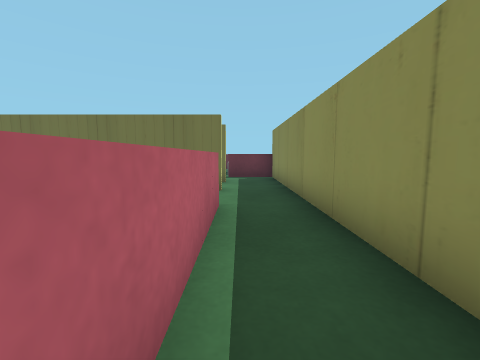
view 1 (above)

24 first-person views from a walk through a scene from a Unity 3-D project. The camera is 0.48 m above the floor, tilts 6° down and sees 90° across. The floor is counted in squares, 0.5 m on a side. Each view is taken from the middle of a square. On the plan, view 1 faces up. The plan holds only what a view shows up to about 10 squares ahead; the rest is blank. The player is left out. Some surface patterns are stand-ins.

view 2
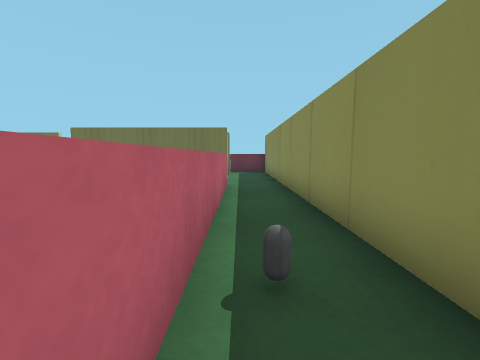

view 3
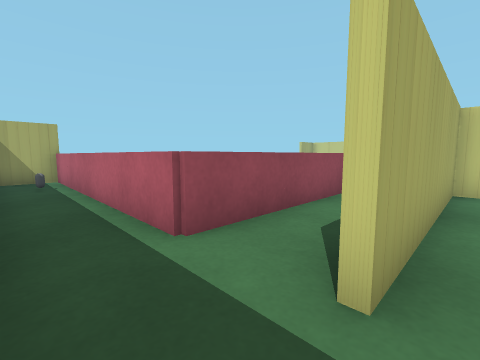

view 4
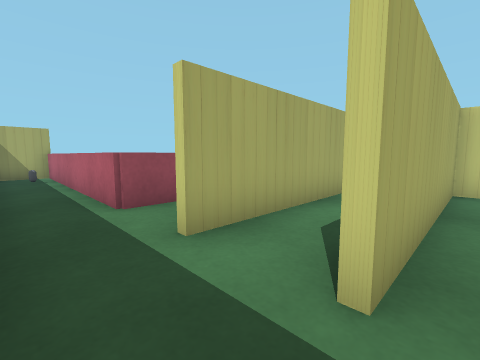

view 5
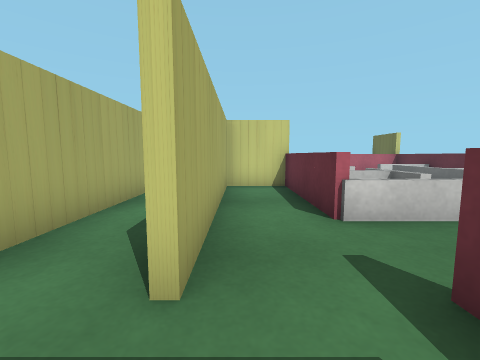

view 6
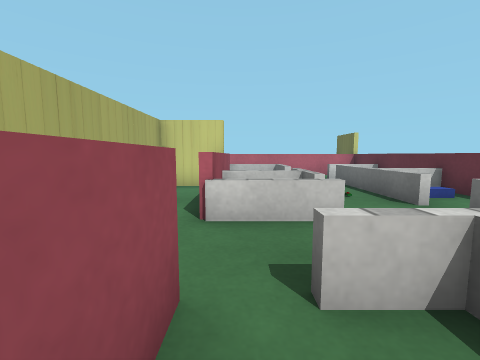

view 7
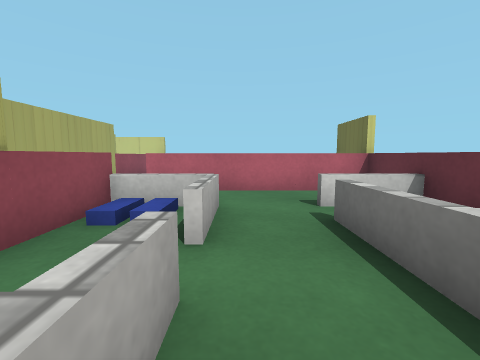

view 8
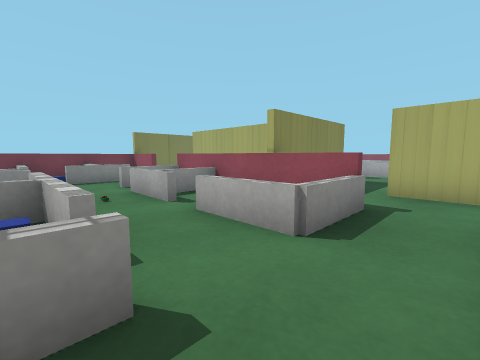

view 9
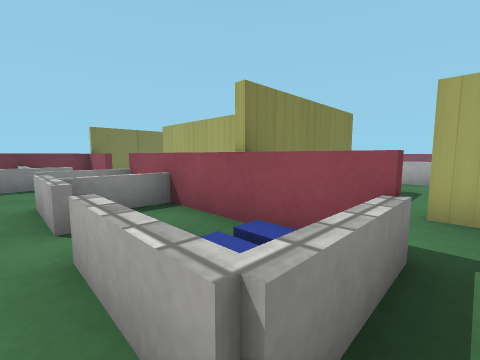

view 10
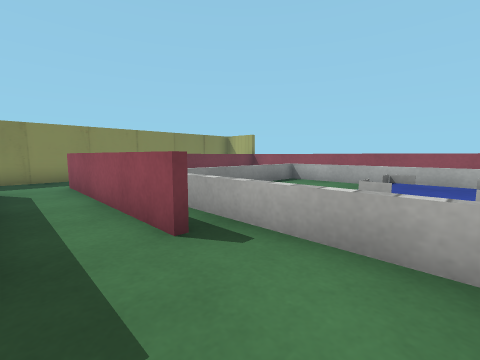

view 11
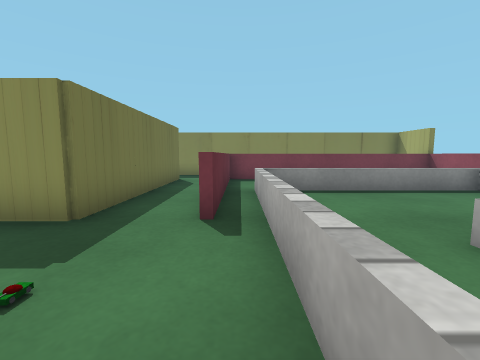

view 12
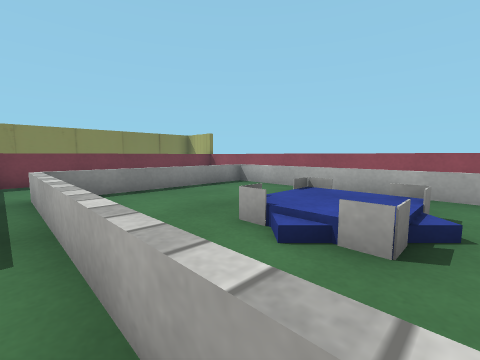

view 13
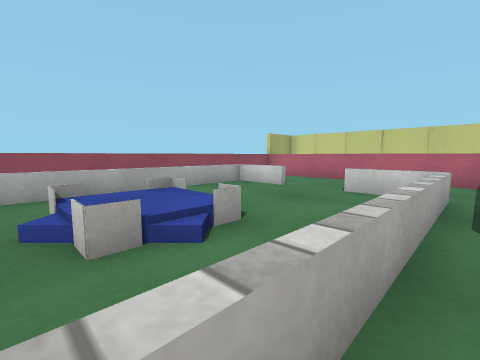

view 14
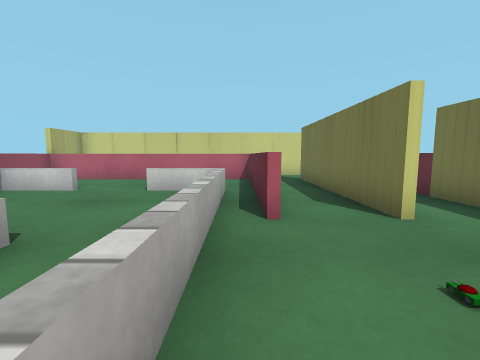

view 15
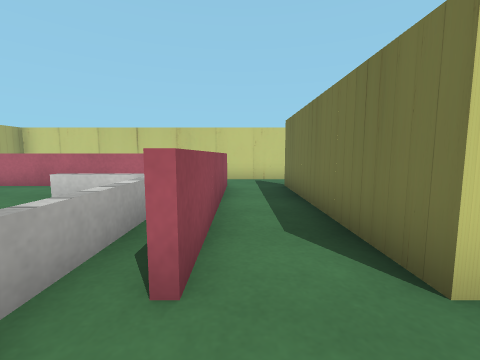

view 16
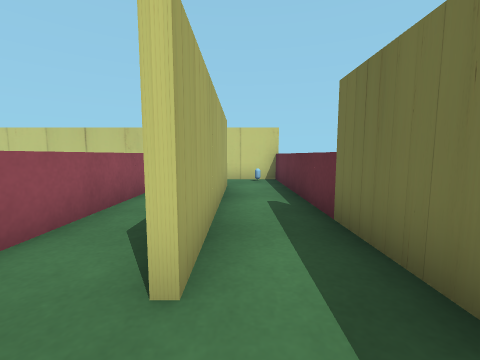

view 17
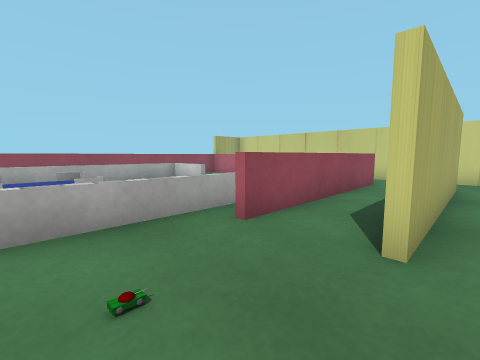

view 18
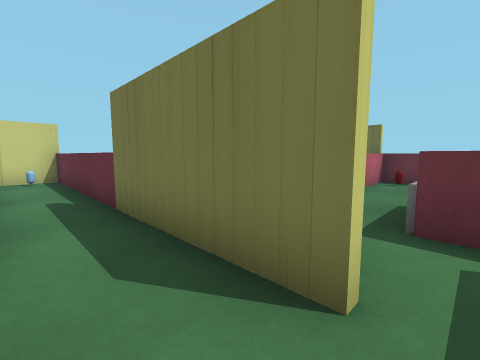

view 19
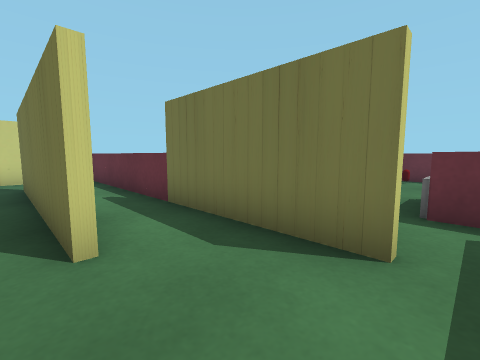

view 20
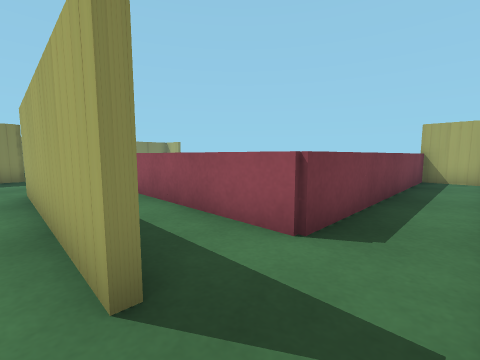

view 21
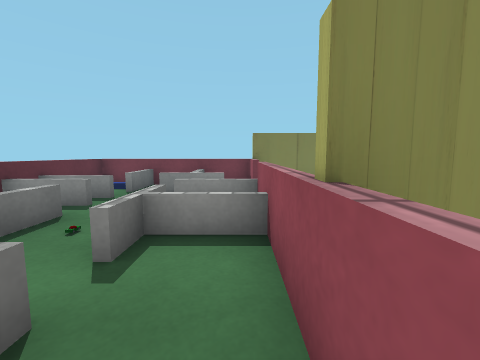

view 22
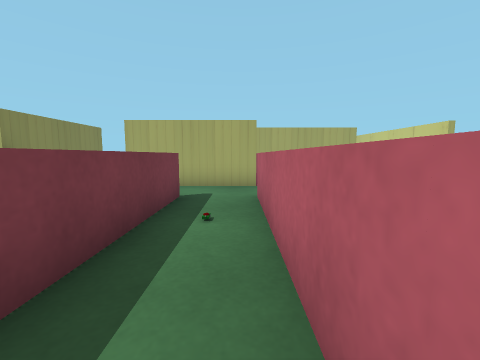

view 23
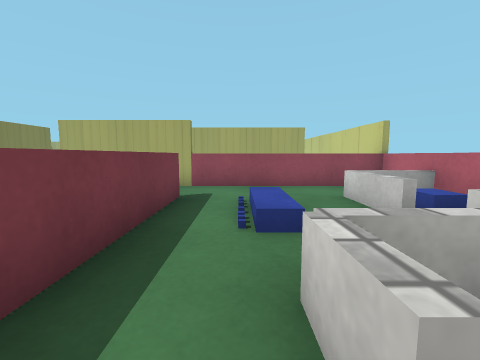

view 24
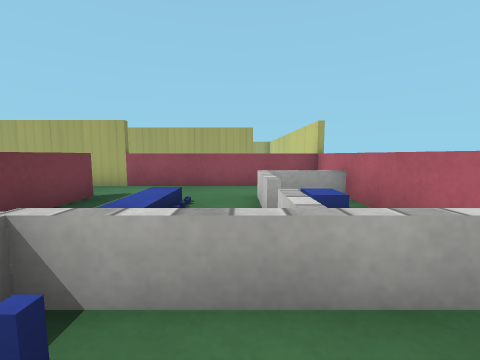

### Floor plan
Key: @ floor where view 1 was taken; # wall or solid block; . floor; / step, stairs or slope; = window, fence, low wall or low ledge; C grey capsule; O other object.
Columns run from 19 left of view 1 to 2 right of it. Each row starts with its distance up from view 1.
 17        ######    ####
 16    . .#.#O=..=###=.. #
 15  O.=O.#.#.=..=====.. #
 14  ===..#.#...====...==#
 13 #   ..#.#.........==##
 12 #.=...#.#.===.===.===#
 11 #.=...#.#..//.=#=....#
 10 #==........=#####..###
  9 #...........#........#
  8 ###########.#######..#
  7 #...........##.......#
  6 #..######....######..#
  5 #....................#
  4 #.#######....######..#
  3 #.#  ============ #..#
  2 #.#  ==........== #..#
  1 #.# .==...  ...== #..#
  0 #.##.##...  ...== #@.#
 -1 #.##.==........== #C.#
 -2 #.##.============ #..#
 -3 #.#################..
 -4 ###               ###

Where each view was taken, in squares from view 1:
view 1: 0 up, 0 right, facing up
view 2: 3 down, 0 right, facing up
view 3: 7 up, 1 right, facing down-left
view 4: 9 up, 1 right, facing down-left
view 5: 9 up, 1 right, facing left
view 6: 11 up, 1 right, facing left
view 7: 13 up, 4 left, facing left
view 8: 15 up, 10 left, facing down-right
view 9: 13 up, 9 left, facing down-right
view 10: 6 up, 9 left, facing down-right
view 11: 4 up, 10 left, facing right
view 12: 4 up, 10 left, facing down-right
view 13: 4 up, 7 left, facing down-left
view 14: 4 up, 7 left, facing left
view 15: 5 up, 9 left, facing left
view 16: 7 up, 9 left, facing left
view 17: 7 up, 8 left, facing down-left
view 18: 7 up, 8 left, facing up-left
view 19: 6 up, 8 left, facing up-left
view 20: 7 up, 18 left, facing down-right
view 21: 11 up, 8 left, facing right
view 22: 16 up, 12 left, facing down
view 23: 16 up, 14 left, facing down
view 24: 16 up, 16 left, facing down
